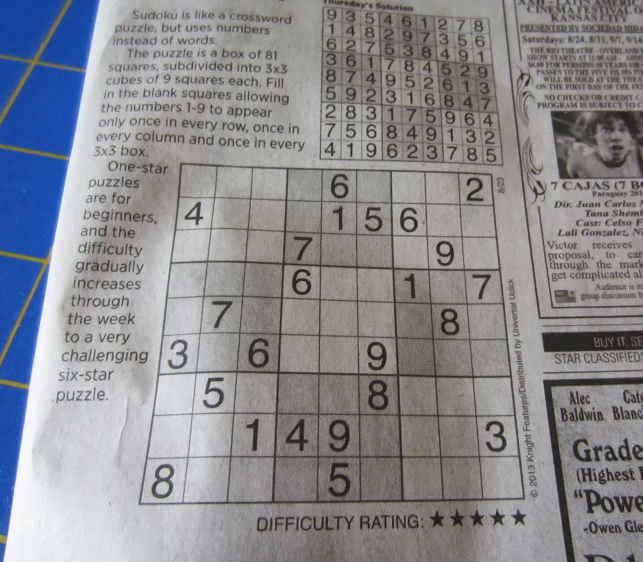
#> input picture resources/sudoku2.JPG, 1285 x 1124 px (shown at 1/2 size)
$ jupyter execute --allow-errors 'sudoku extracting from newspaper image-keras.ipynb'   (older library calls are emulated)
#> lines starting #> are read from the running program, lines starting #| are printed output that depends on the picture; after the words box and inside, x2 and y2 are one past the last pixel; in counts of white or black regions, pixels touching at a corner belong together
[cell 1]
from skimage.io import imread
import matplotlib.pyplot as plt
import math
import os
from skimage.io import imread
from skimage.color import rgb2grey
from skimage.measure import approximate_polygon
from skimage.filters import gaussian
from skimage.color import rgb2grey
from skimage.filters import threshold_adaptive, threshold_yen, threshold_local
from scipy import ndimage as ndi
from skimage.measure import find_contours
from skimage.draw import polygon_perimeter
import numpy as np
from skimage import transform as tf
import skimage
from skimage.feature import blob_dog, blob_log, blob_doh
from scipy.ndimage import gaussian_filter

sudoku_original = imread('resources/sudoku2.JPG')
#> sudoku_original is the input picture: shape (1124, 1285, 3); mean R, G, B 138.4, 139.4, 143.4
plt.figure(figsize=(10,10))
plt.axis('off')
plt.imshow(sudoku_original)
plt.show()

[cell 2]
#blur the image

gray_img = rgb2grey(sudoku_original)
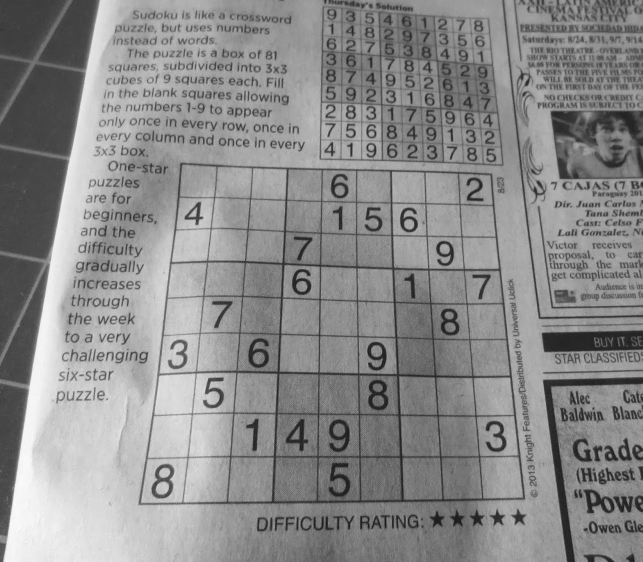
#> gray_img: shape (1124, 1285) float64 (shown at 1/2 size); min 0.054, max 1, mean 0.547

blurred = gaussian(gray_img)
plt.figure(figsize=(10,10))
plt.axis('off')
plt.imshow(blurred, cmap="gray")
plt.show()

[cell 3]
#adaptive threshold
#ref : http://scikit-image.org/docs/0.12.x/auto_examples/segmentation/plot_threshold_adaptive.html


binary_adaptive = threshold_local(blurred, block_size=99)
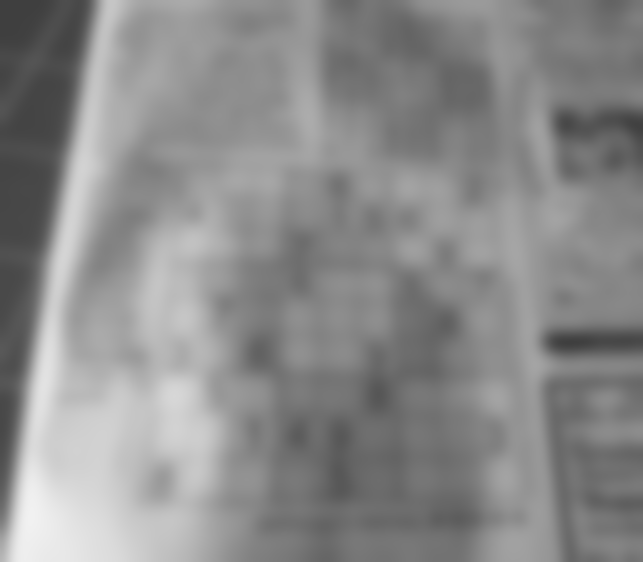
#> binary_adaptive: shape (1124, 1285) float64 (shown at 1/2 size); min 0.247, max 0.947, mean 0.547
binary = blurred <= binary_adaptive
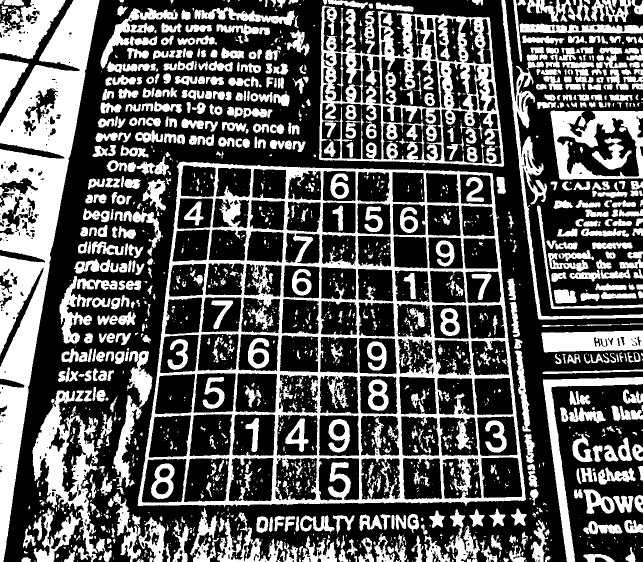
#> binary: shape (1124, 1285) bool (shown at 1/2 size); 36.1% white; 1742 white regions (939 under 20 px), largest, box (x1, y1, x2, y2) and area: (275, 323, 1052, 1015) 97031, (0, 0, 199, 1124) 77944, (638, 11, 1009, 334) 40015
plt.figure(figsize=(10,10))
plt.axis('off')
plt.imshow(binary , cmap="gray")
plt.show()

[cell 4]
bimg = ndi.binary_fill_holes(binary)
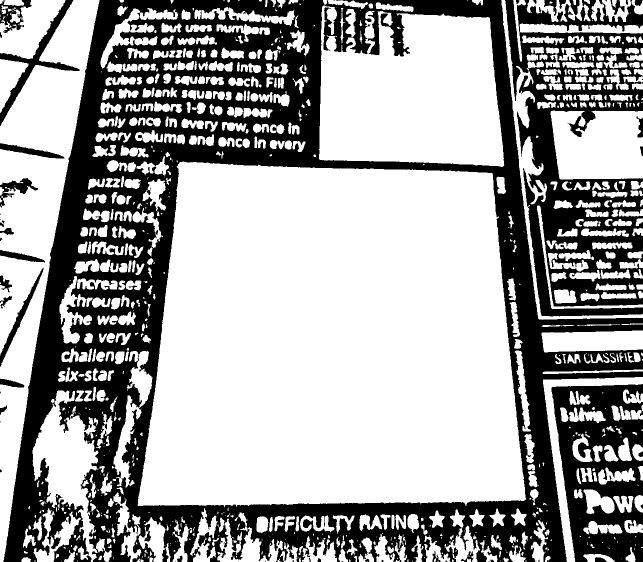
#> bimg: shape (1124, 1285) bool (shown at 1/2 size); 64.2% white; 60 black regions (24 under 20 px), largest, box (x1, y1, x2, y2) and area: (7, 0, 1285, 1124) 383295, (1010, 0, 1285, 633) 78333, (1103, 768, 1285, 1124) 39202
plt.figure(figsize=(10,10))
plt.axis('off')
plt.imshow(bimg , cmap="gray")
plt.show()

[cell 5]
#all utilities
# [20 lines left out: function clear_noisy_borders, not called in this run]

def area_of_rectangle(Xmin, Xmax, Ymin, Ymax):
    return ((Ymax-Ymin)*(Xmax-Xmin))

def find_areas_bound_by_contours(contours):
    areas_bound_by_contours = []
    for index, contour in enumerate(contours):
        Xmin = np.min(contour[:,0])
        Xmax = np.max(contour[:,0])
        Ymin = np.min(contour[:,1])
        Ymax = np.max(contour[:,1])
        areas_bound_by_contours.append([index,area_of_rectangle(Xmin, Xmax, Ymin, Ymax)])

    return areas_bound_by_contours

def get_highest_area(areas_bound_by_contours):
    highest_area = [0,0]
    for areas in areas_bound_by_contours:
        if areas[1] > highest_area[1]:
            highest_area = areas
    return highest_area

def fill_holes(six):
    return ndi.binary_fill_holes(six)

#ref:https://stackoverflow.com/questions/1211212/how-to-calculate-an-angle-from-three-points
def findAngle(p0,p1,p2):
    b = (p1[0]-p0[0])**2 + (p1[1]-p0[1])**2
    a = (p1[0]-p2[0])**2 + (p1[1]-p2[1])**2
    c = (p2[0]-p0[0])**2 + (p2[1]-p0[1])**2
    return math.degrees(math.acos( (a+b-c) / math.sqrt(4*a*b) ))


# [23 lines left out: function pre_process_block, not called in this run]

[cell 6]
contours = find_contours(bimg, 0.8)
#> contours = 997 point arrays, longest 3221 points

fig, ax = plt.subplots(figsize=(10,10))
ax.imshow(bimg, interpolation='nearest', cmap=plt.cm.gray)

#find the largest blob
lengths = []
for c in contours:
    lengths.append(len(c))
#> this loop made 997 passes
#> c on passes 17, 22: [[0, 607.2], [0.2, 607], [0.2, 606], [0, 605.8]], [[0, 935.2], [0.2, 935], [0.2, 934], [0, 933.8]]
#> after the loop, lengths = 997 values, max 3221 at index 51, min 3 at index 398, mean 95.2

areas_bound_by_contours = find_areas_bound_by_contours(contours)
#> the loop in find_areas_bound_by_contours, `for index, contour in enumerate(contours):` made 997 passes
#> (Xmin, Xmax, Ymin, Ymax) on passes 1 to 3: (0, 0.8, 5.2, 10.8), (0, 11.2, 0, 47.2), (0, 65.8, 0, 62.8)
#> after the loop in find_areas_bound_by_contours, `for index, contour in enumerate(contours):`: areas_bound_by_contours = 997 pairs, first value 0 to 996, second value 0.08 to 536803
highest_area = get_highest_area(areas_bound_by_contours)
#> the loop in get_highest_area, `for areas in areas_bound_by_contours:` made 997 passes
#> highest_area on passes 1, 2, 3, 4, 5, 6, 334: [0, 4.48], [1, 528.6], [2, 4132.2], [3, 15259.4], [4, 40237.6], [5, 215616], [333, 536803]
#> highest_area = [333, 536803]

ax.axis("off")
ax.plot(contours[highest_area[0]][:, 1], contours[highest_area[0]][:, 0], linewidth=2)
plt.show()
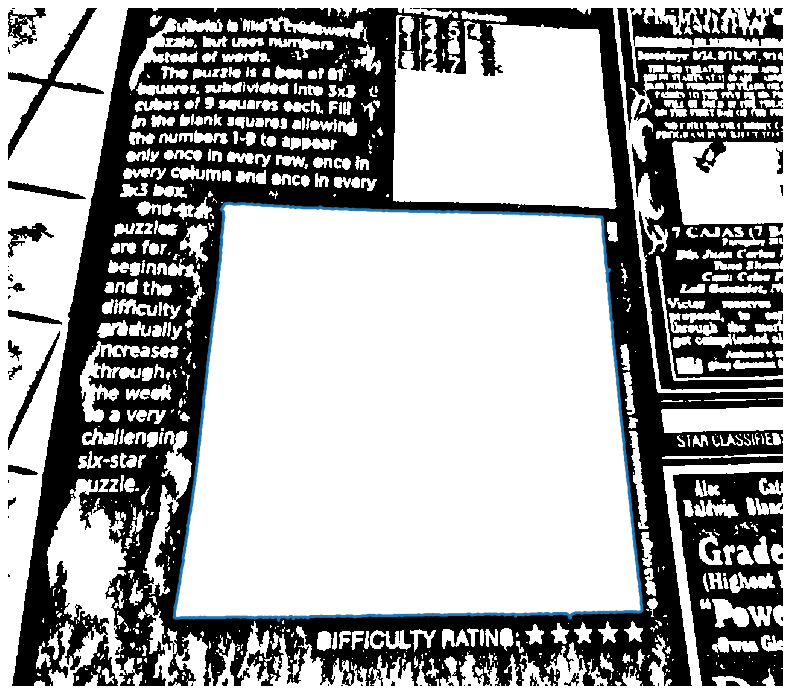
#> figure drawn by matplotlib, 1 panel

[cell 7]
cimp = contours[highest_area[0]]
#> cimp = 3203 pairs, first value 322.8 to 1014.2, second value 274.8 to 1051.2

fig, ax = plt.subplots(figsize=(10,10))
ax.axis("off")
ax.imshow(blurred, cmap="gray")
ax.plot(contours[highest_area[0]][:, 1], contours[highest_area[0]][:, 0], linewidth=2)
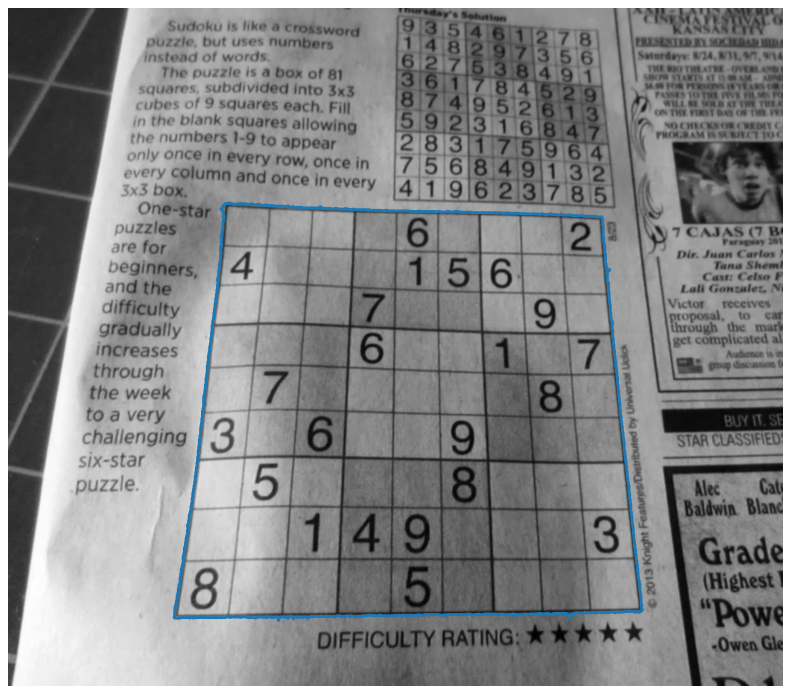
#> figure drawn by matplotlib, 1 panel

[cell 8]
polygon = approximate_polygon(cimp,50)
#> polygon = [[1014.2, 448], [1010, 274.8], [324, 358.8], [345.8, 984], [998, 1051.2], [1014.2, 448]]

fig, ax = plt.subplots(figsize=(10,10))
ax.axis("off")
ax.imshow(blurred, cmap="gray")
ax.plot(polygon[:, 1], polygon[:, 0], linewidth=1)

[cell 9]
angles_and_points = []
npoints = len(polygon)-1
#> npoints = 5
for i in range(npoints):
    p1index = i
    p2index = i + 1
    p3index = i + 2

    if p1index == npoints-2:
        p3index = 0

    if p1index == npoints-1:
        p2index = 0
        p3index = 1

    try:
        angle = findAngle(polygon[p1index],polygon[p2index],polygon[p3index])
        if angle < 110:
            angles_and_points.append([polygon[p2index],angle])
    except:
        pass
#> this loop made 5 passes
#> (b in findAngle, a in findAngle, c in findAngle, angle) on passes 1 to 5: (30015.9, 477652, 484332.7, 84.41), (477652, 391350.3, 944126.3, 94.98), (391350.3, 429880.7, 933693.8, 97.88), (429880.7, 364112.7, 734054.6, 85.66), (364112.7, 30015.9, 602941, 177.1)
#> after the loop, angles_and_points = [[[1010, 274.8], 84.41], [[324, 358.8], 94.98], [[345.8, 984], 97.88], [[998, 1051.2], 85.66]]

[cell 10]
x = []
y = []
for k in angles_and_points:
    x.append(k[0][1])
    y.append(k[0][0])
#> this loop made 4 passes
#> k on passes 1 to 4: [[1010, 274.8], 84.41], [[324, 358.8], 94.98], [[345.8, 984], 97.88], [[998, 1051.2], 85.66]
#> after the loop, x = [274.8, 358.8, 984, 1051.2]; y = [1010, 324, 345.8, 998]

[cell 11]
src = np.array([[0, 0], [0, 900], [900, 900], [900, 0]])
dst = np.array([[x[1],y[1]], [x[0],y[0]], [x[3],y[3]], [x[2],y[2]] ])
#> dst = [[358.8, 324], [274.8, 1010], [1051.2, 998], [984, 345.8]]

tform3 = tf.ProjectiveTransform()
tform3.estimate(src, dst)
warped = tf.warp(gray_img, tform3, output_shape=(900, 900))
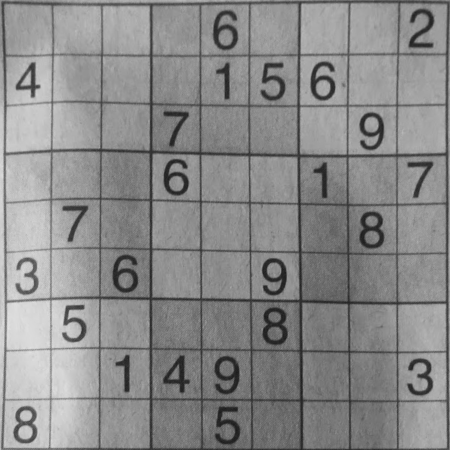
#> warped: shape (900, 900) float64 (shown at 1/2 size); min 0.0781, max 0.903, mean 0.542

fig, ax = plt.subplots(ncols=2,figsize=(10,20))
ax[0].imshow(gray_img, cmap="gray")
ax[0].plot(polygon[:, 1], polygon[:, 0], linewidth=1)
ax[0].plot(x, y, '.r')
ax[1].imshow(warped, cmap="gray")
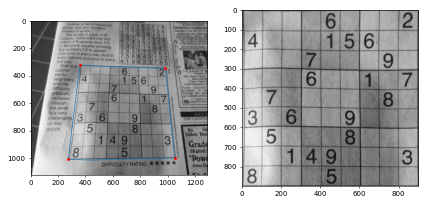
#> figure drawn by matplotlib, 2 panels

[cell 12]
#divide the transformed image into 9 x 9 grid.
fig, ax = plt.subplots(nrows=9, ncols=9, figsize=(10,10))
for row in range(9):
    for col in range(9):
        ax[row][col].axis("off")
        ax[row][col].imshow(warped[row*100:row*100+100,col*100:col*100+100] , cmap="gray")
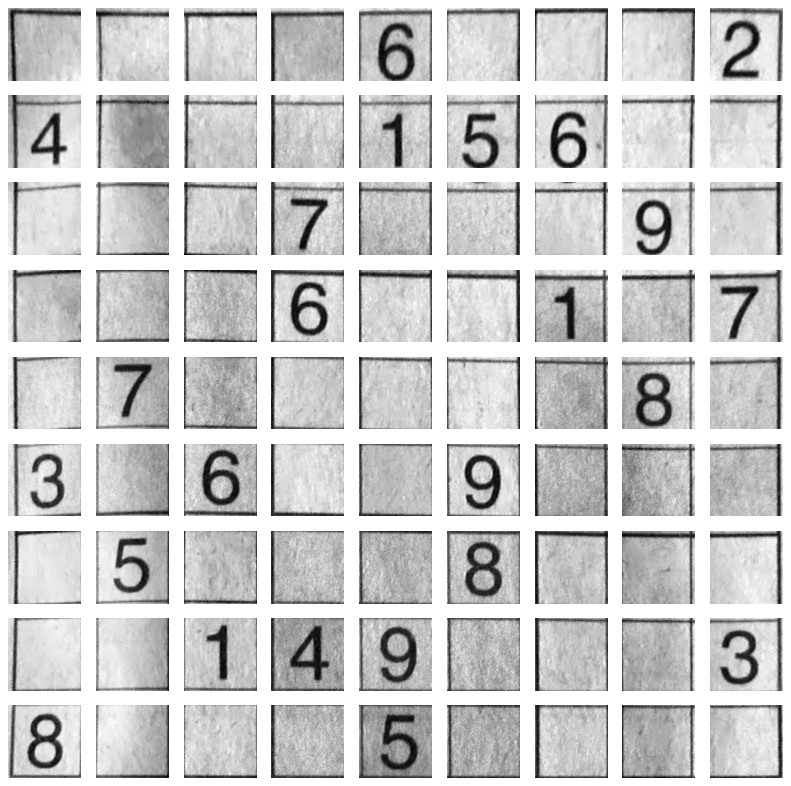
#> figure drawn by matplotlib, 81 panels

$ run again, with resources/Sudoku16.jpg copied over resources/sudoku2.JPG
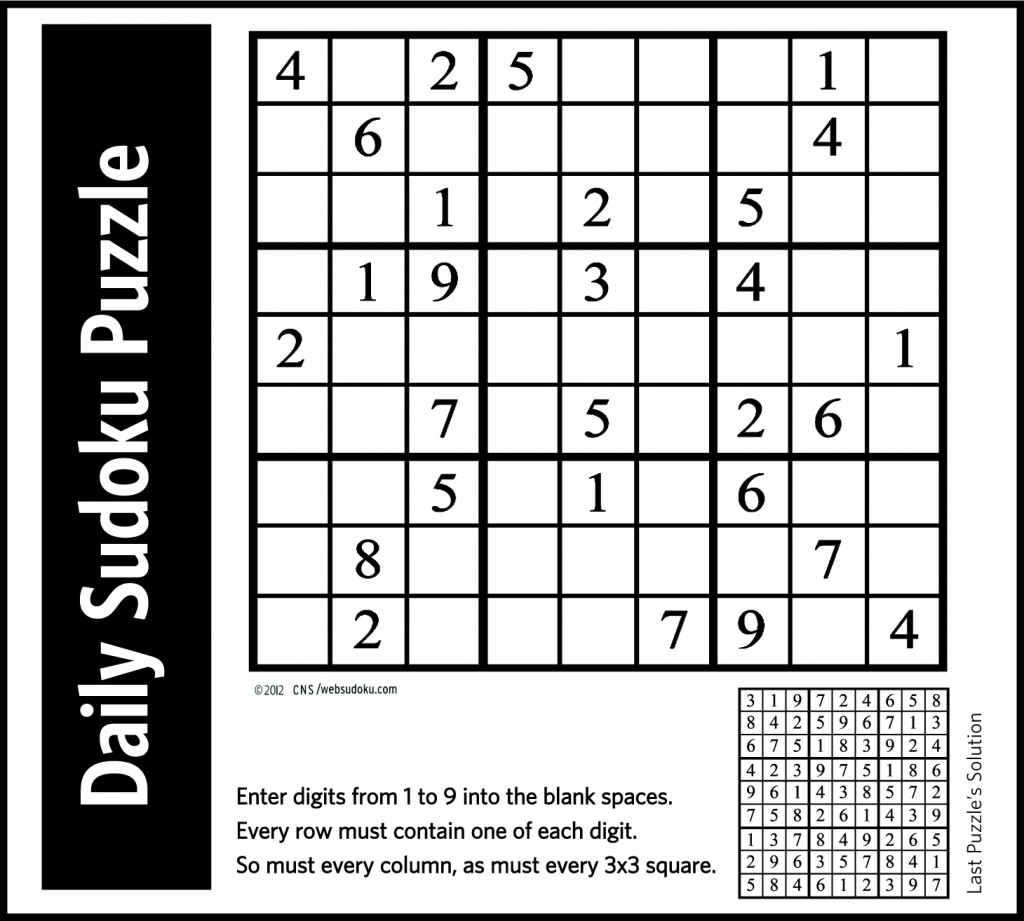
#> input picture resources/Sudoku16.jpg, 1024 x 921 px
#> sudoku_original is the input picture: shape (921, 1024, 3); mean R, G, B 184, 184, 184
#> `binary_adaptive = threshold_local(blurred, block_size=99)`:
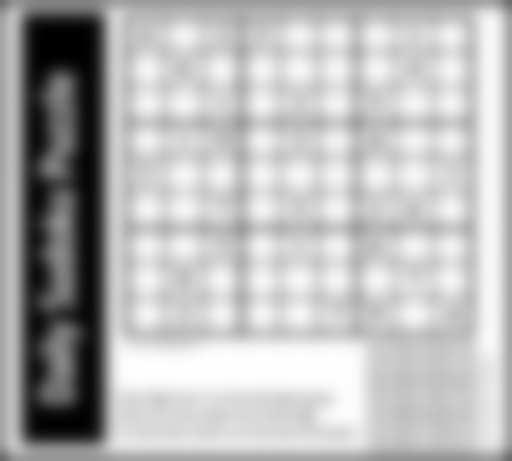
#> binary_adaptive: shape (921, 1024) float64 (shown at 1/2 size); min 7.54e-05, max 1, mean 0.722
#> `binary = blurred <= binary_adaptive`:
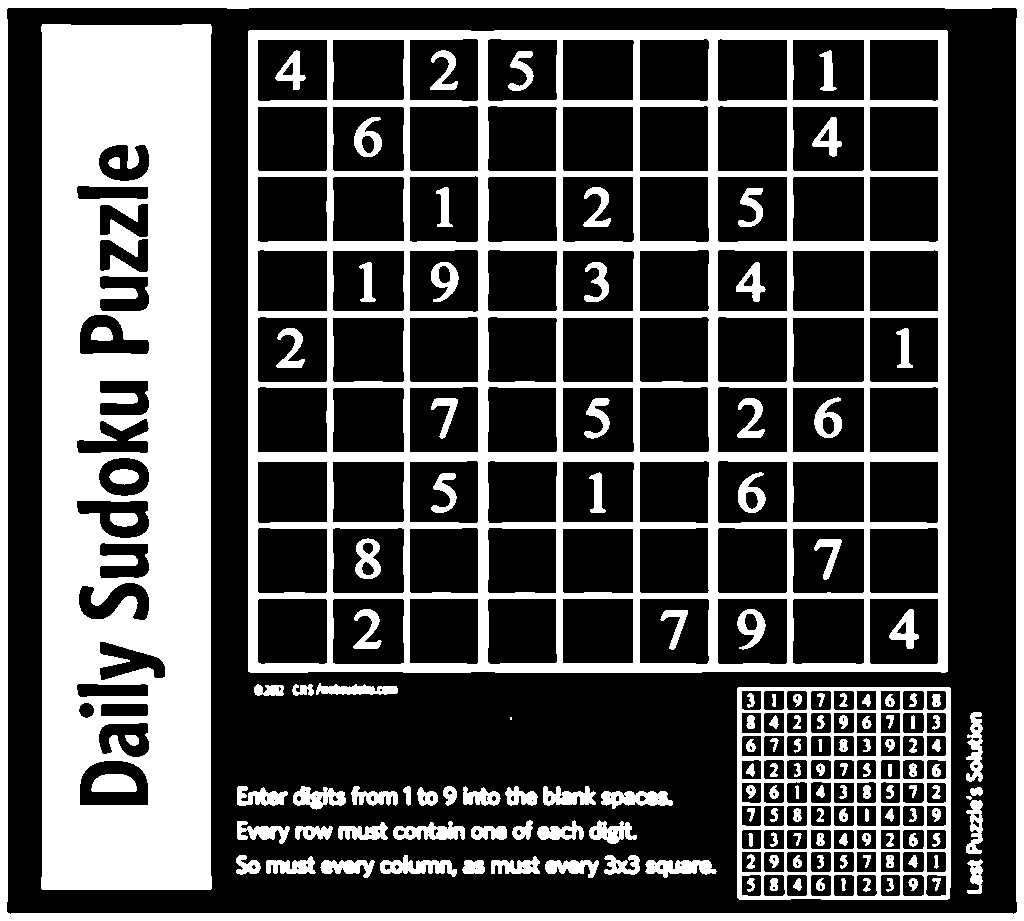
#> binary: shape (921, 1024) bool; 32.5% white; 155 white regions (2 under 20 px), largest, box (x1, y1, x2, y2) and area: (41, 24, 212, 890) 123728, (248, 30, 948, 673) 99059, (0, 0, 1024, 921) 30892
#> bimg: shape (921, 1024) bool; every value is 1
#> contours = []
#> after the loop in get_highest_area, `for areas in areas_bound_by_contours:`: highest_area = [0, 0]
